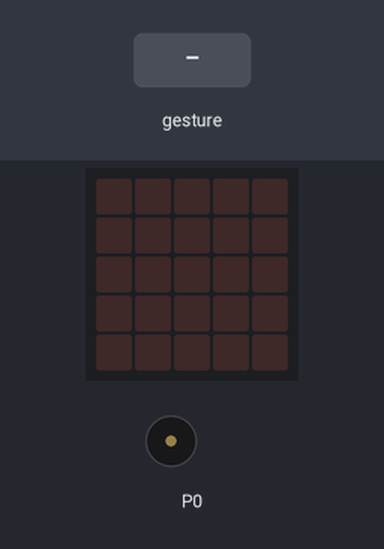
Bench run of a program on a simulated BBC micro:bit (MakeCode). Parts: the board's 5×5 LED display, buzzer (waves = sounding). The test bench sets the inputs (shaded band). Random numbers come from a fixed seed; a tilt is held for 1.5 s and a shake lasts 1 s, then the board lies face up again.

Above: at 1.2 s.
1.3 s: gesture 'shake'
At 2.15 s:
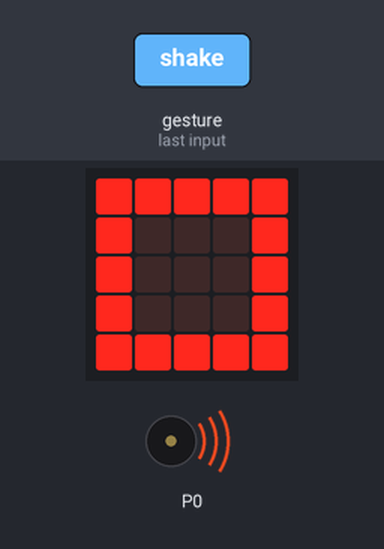
At 3.6 s:
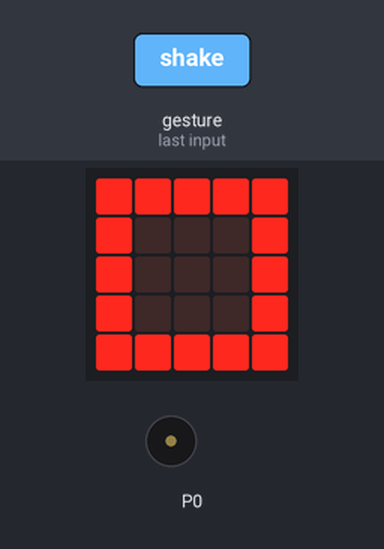
3.9 s: gesture 'shake'
At 5.8 s:
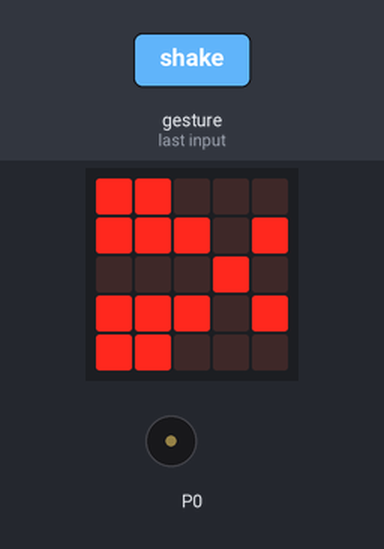
Timing chart, 0 to 7.3 s (numbered marks = the images above; inputs shaded):
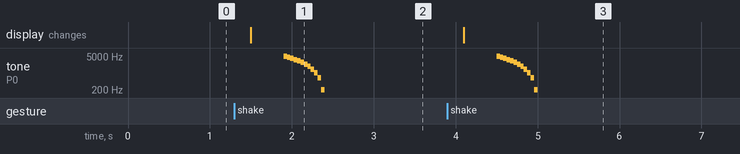

Measured:
- after the input at 1.3 s, tone on P0: plays 4791 Hz for 0.04 s, 4375 Hz for 0.04 s, 3958 Hz for 0.04 s, 3541 Hz for 0.04 s, 3125 Hz for 0.04 s, 2708 Hz for 0.04 s … (12 notes in this stretch), starting after 0.60 s; the display: changes after 0.20 s (image 1)
- after the input at 3.9 s, tone on P0: plays 4791 Hz for 0.04 s, 4375 Hz for 0.04 s, 3958 Hz for 0.04 s, 3541 Hz for 0.04 s, 3125 Hz for 0.04 s, 2708 Hz for 0.04 s … (12 notes in this stretch), starting after 0.60 s; the display: changes after 0.20 s (image 3)

The program:

main.ts
```typescript
let mão = 0
input.onGesture(Gesture.Shake, function () {
    mão = randint(1, 3)
    if (mão == 1) {
        basic.showLeds(`
            # # # # #
            # . . . #
            # . . . #
            # . . . #
            # # # # #
            `)
        music.playSoundEffect(music.createSoundEffect(WaveShape.Sine, 5000, 0, 255, 0, 500, SoundExpressionEffect.None, InterpolationCurve.Linear), SoundExpressionPlayMode.UntilDone)
    } else if (mão == 2) {
        basic.showLeds(`
            . . . . .
            . # # # .
            . # # # .
            . # # # .
            . . . . .
            `)
        music.playSoundEffect(music.createSoundEffect(WaveShape.Sine, 5000, 0, 255, 0, 500, SoundExpressionEffect.None, InterpolationCurve.Linear), SoundExpressionPlayMode.UntilDone)
    } else {
        basic.showLeds(`
            # # . . .
            # # # . #
            . . . # .
            # # # . #
            # # . . .
            `)
        music.playSoundEffect(music.createSoundEffect(WaveShape.Sine, 5000, 0, 255, 0, 500, SoundExpressionEffect.None, InterpolationCurve.Linear), SoundExpressionPlayMode.UntilDone)
    }
})
```

test.ts
```typescript
// os teses vão aqui; isto não será compilado quando este pacote for usado como extensão.
```
